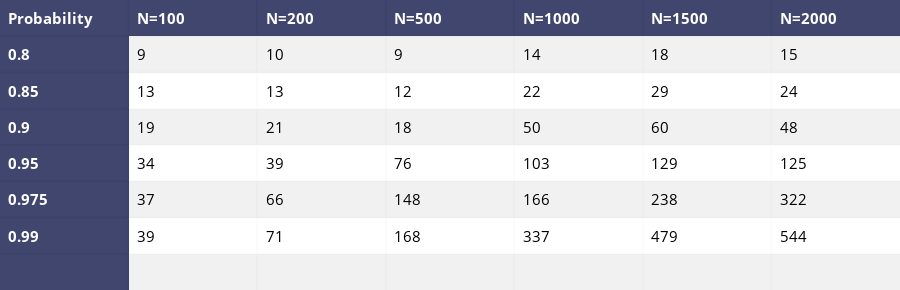

Notebook cell for this chart:
### Code cell
data_matrix = [['Probability', 'N=100','N=200','N=500','N=1000','N=1500','N=2000'],
               ['0.8']+list1ba,
               ['0.85']+list2ba,
               ['0.9']+list3ba,
               ['0.95']+list4ba,
               ['0.975']+list5ba,
               ['0.99']+list6ba,
               ['','','','','','','']
               ]

table = ff.create_table(data_matrix,index=True, index_title='Date')
for i in range(len(table.layout.annotations)):
    table.layout.annotations[i].font.size = 15
iplot(table, filename='simple_table')

### Figure 1 — Plotly figure (JSON) as saved in the notebook; plotly's stock layout.template omitted (floating-point values rounded to 4 significant figures)
{"data": [{"colorscale": [[0, "#00083e"], [0.5, "#ededee"], [1, "#ffffff"]], "hoverinfo": "none", "opacity": 0.75, "showscale": false, "type": "heatmap", "z": [[0, 0, 0, 0, 0, 0, 0], [0, 0.5, 0.5, 0.5, 0.5, 0.5, 0.5], [0, 1, 1, 1, 1, 1, 1], [0, 0.5, 0.5, 0.5, 0.5, 0.5, 0.5], [0, 1, 1, 1, 1, 1, 1], [0, 0.5, 0.5, 0.5, 0.5, 0.5, 0.5], [0, 1, 1, 1, 1, 1, 1], [0, 0.5, 0.5, 0.5, 0.5, 0.5, 0.5]]}], "layout": {"annotations": [{"align": "left", "font": {"color": "#ffffff", "size": 15}, "showarrow": false, "text": "<b>Probability</b>", "x": -0.45, "xanchor": "left", "xref": "x1", "y": 0, "yref": "y1"}, {"align": "left", "font": {"color": "#ffffff", "size": 15}, "showarrow": false, "text": "<b>N=100</b>", "x": 0.55, "xanchor": "left", "xref": "x1", "y": 0, "yref": "y1"}, {"align": "left", "font": {"color": "#ffffff", "size": 15}, "showarrow": false, "text": "<b>N=200</b>", "x": 1.55, "xanchor": "left", "xref": "x1", "y": 0, "yref": "y1"}, {"align": "left", "font": {"color": "#ffffff", "size": 15}, "showarrow": false, "text": "<b>N=500</b>", "x": 2.55, "xanchor": "left", "xref": "x1", "y": 0, "yref": "y1"}, {"align": "left", "font": {"color": "#ffffff", "size": 15}, "showarrow": false, "text": "<b>N=1000</b>", "x": 3.55, "xanchor": "left", "xref": "x1", "y": 0, "yref": "y1"}, {"align": "left", "font": {"color": "#ffffff", "size": 15}, "showarrow": false, "text": "<b>N=1500</b>", "x": 4.55, "xanchor": "left", "xref": "x1", "y": 0, "yref": "y1"}, {"align": "left", "font": {"color": "#ffffff", "size": 15}, "showarrow": false, "text": "<b>N=2000</b>", "x": 5.55, "xanchor": "left", "xref": "x1", "y": 0, "yref": "y1"}, {"align": "left", "font": {"color": "#ffffff", "size": 15}, "showarrow": false, "text": "<b>0.8</b>", "x": -0.45, "xanchor": "left", "xref": "x1", "y": 1, "yref": "y1"}, {"align": "left", "font": {"color": "#000000", "size": 15}, "showarrow": false, "text": "9", "x": 0.55, "xanchor": "left", "xref": "x1", "y": 1, "yref": "y1"}, {"align": "left", "font": {"color": "#000000", "size": 15}, "showarrow": false, "text": "10", "x": 1.55, "xanchor": "left", "xref": "x1", "y": 1, "yref": "y1"}, {"align": "left", "font": {"color": "#000000", "size": 15}, "showarrow": false, "text": "9", "x": 2.55, "xanchor": "left", "xref": "x1", "y": 1, "yref": "y1"}, {"align": "left", "font": {"color": "#000000", "size": 15}, "showarrow": false, "text": "14", "x": 3.55, "xanchor": "left", "xref": "x1", "y": 1, "yref": "y1"}, {"align": "left", "font": {"color": "#000000", "size": 15}, "showarrow": false, "text": "18", "x": 4.55, "xanchor": "left", "xref": "x1", "y": 1, "yref": "y1"}, {"align": "left", "font": {"color": "#000000", "size": 15}, "showarrow": false, "text": "15", "x": 5.55, "xanchor": "left", "xref": "x1", "y": 1, "yref": "y1"}, {"align": "left", "font": {"color": "#ffffff", "size": 15}, "showarrow": false, "text": "<b>0.85</b>", "x": -0.45, "xanchor": "left", "xref": "x1", "y": 2, "yref": "y1"}, {"align": "left", "font": {"color": "#000000", "size": 15}, "showarrow": false, "text": "13", "x": 0.55, "xanchor": "left", "xref": "x1", "y": 2, "yref": "y1"}, {"align": "left", "font": {"color": "#000000", "size": 15}, "showarrow": false, "text": "13", "x": 1.55, "xanchor": "left", "xref": "x1", "y": 2, "yref": "y1"}, {"align": "left", "font": {"color": "#000000", "size": 15}, "showarrow": false, "text": "12", "x": 2.55, "xanchor": "left", "xref": "x1", "y": 2, "yref": "y1"}, {"align": "left", "font": {"color": "#000000", "size": 15}, "showarrow": false, "text": "22", "x": 3.55, "xanchor": "left", "xref": "x1", "y": 2, "yref": "y1"}, {"align": "left", "font": {"color": "#000000", "size": 15}, "showarrow": false, "text": "29", "x": 4.55, "xanchor": "left", "xref": "x1", "y": 2, "yref": "y1"}, {"align": "left", "font": {"color": "#000000", "size": 15}, "showarrow": false, "text": "24", "x": 5.55, "xanchor": "left", "xref": "x1", "y": 2, "yref": "y1"}, {"align": "left", "font": {"color": "#ffffff", "size": 15}, "showarrow": false, "text": "<b>0.9</b>", "x": -0.45, "xanchor": "left", "xref": "x1", "y": 3, "yref": "y1"}, {"align": "left", "font": {"color": "#000000", "size": 15}, "showarrow": false, "text": "19", "x": 0.55, "xanchor": "left", "xref": "x1", "y": 3, "yref": "y1"}, {"align": "left", "font": {"color": "#000000", "size": 15}, "showarrow": false, "text": "21", "x": 1.55, "xanchor": "left", "xref": "x1", "y": 3, "yref": "y1"}, {"align": "left", "font": {"color": "#000000", "size": 15}, "showarrow": false, "text": "18", "x": 2.55, "xanchor": "left", "xref": "x1", "y": 3, "yref": "y1"}, {"align": "left", "font": {"color": "#000000", "size": 15}, "showarrow": false, "text": "50", "x": 3.55, "xanchor": "left", "xref": "x1", "y": 3, "yref": "y1"}, {"align": "left", "font": {"color": "#000000", "size": 15}, "showarrow": false, "text": "60", "x": 4.55, "xanchor": "left", "xref": "x1", "y": 3, "yref": "y1"}, {"align": "left", "font": {"color": "#000000", "size": 15}, "showarrow": false, "text": "48", "x": 5.55, "xanchor": "left", "xref": "x1", "y": 3, "yref": "y1"}, {"align": "left", "font": {"color": "#ffffff", "size": 15}, "showarrow": false, "text": "<b>0.95</b>", "x": -0.45, "xanchor": "left", "xref": "x1", "y": 4, "yref": "y1"}, {"align": "left", "font": {"color": "#000000", "size": 15}, "showarrow": false, "text": "34", "x": 0.55, "xanchor": "left", "xref": "x1", "y": 4, "yref": "y1"}, {"align": "left", "font": {"color": "#000000", "size": 15}, "showarrow": false, "text": "39", "x": 1.55, "xanchor": "left", "xref": "x1", "y": 4, "yref": "y1"}, {"align": "left", "font": {"color": "#000000", "size": 15}, "showarrow": false, "text": "76", "x": 2.55, "xanchor": "left", "xref": "x1", "y": 4, "yref": "y1"}, {"align": "left", "font": {"color": "#000000", "size": 15}, "showarrow": false, "text": "103", "x": 3.55, "xanchor": "left", "xref": "x1", "y": 4, "yref": "y1"}, {"align": "left", "font": {"color": "#000000", "size": 15}, "showarrow": false, "text": "129", "x": 4.55, "xanchor": "left", "xref": "x1", "y": 4, "yref": "y1"}, {"align": "left", "font": {"color": "#000000", "size": 15}, "showarrow": false, "text": "125", "x": 5.55, "xanchor": "left", "xref": "x1", "y": 4, "yref": "y1"}, {"align": "left", "font": {"color": "#ffffff", "size": 15}, "showarrow": false, "text": "<b>0.975</b>", "x": -0.45, "xanchor": "left", "xref": "x1", "y": 5, "yref": "y1"}, {"align": "left", "font": {"color": "#000000", "size": 15}, "showarrow": false, "text": "37", "x": 0.55, "xanchor": "left", "xref": "x1", "y": 5, "yref": "y1"}, {"align": "left", "font": {"color": "#000000", "size": 15}, "showarrow": false, "text": "66", "x": 1.55, "xanchor": "left", "xref": "x1", "y": 5, "yref": "y1"}, {"align": "left", "font": {"color": "#000000", "size": 15}, "showarrow": false, "text": "148", "x": 2.55, "xanchor": "left", "xref": "x1", "y": 5, "yref": "y1"}, {"align": "left", "font": {"color": "#000000", "size": 15}, "showarrow": false, "text": "166", "x": 3.55, "xanchor": "left", "xref": "x1", "y": 5, "yref": "y1"}, {"align": "left", "font": {"color": "#000000", "size": 15}, "showarrow": false, "text": "238", "x": 4.55, "xanchor": "left", "xref": "x1", "y": 5, "yref": "y1"}, {"align": "left", "font": {"color": "#000000", "size": 15}, "showarrow": false, "text": "322", "x": 5.55, "xanchor": "left", "xref": "x1", "y": 5, "yref": "y1"}, {"align": "left", "font": {"color": "#ffffff", "size": 15}, "showarrow": false, "text": "<b>0.99</b>", "x": -0.45, "xanchor": "left", "xref": "x1", "y": 6, "yref": "y1"}, {"align": "left", "font": {"color": "#000000", "size": 15}, "showarrow": false, "text": "39", "x": 0.55, "xanchor": "left", "xref": "x1", "y": 6, "yref": "y1"}, {"align": "left", "font": {"color": "#000000", "size": 15}, "showarrow": false, "text": "71", "x": 1.55, "xanchor": "left", "xref": "x1", "y": 6, "yref": "y1"}, {"align": "left", "font": {"color": "#000000", "size": 15}, "showarrow": false, "text": "168", "x": 2.55, "xanchor": "left", "xref": "x1", "y": 6, "yref": "y1"}, {"align": "left", "font": {"color": "#000000", "size": 15}, "showarrow": false, "text": "337", "x": 3.55, "xanchor": "left", "xref": "x1", "y": 6, "yref": "y1"}, {"align": "left", "font": {"color": "#000000", "size": 15}, "showarrow": false, "text": "479", "x": 4.55, "xanchor": "left", "xref": "x1", "y": 6, "yref": "y1"}, {"align": "left", "font": {"color": "#000000", "size": 15}, "showarrow": false, "text": "544", "x": 5.55, "xanchor": "left", "xref": "x1", "y": 6, "yref": "y1"}, {"align": "left", "font": {"color": "#ffffff", "size": 15}, "showarrow": false, "text": "<b></b>", "x": -0.45, "xanchor": "left", "xref": "x1", "y": 7, "yref": "y1"}, {"align": "left", "font": {"color": "#000000", "size": 15}, "showarrow": false, "text": "", "x": 0.55, "xanchor": "left", "xref": "x1", "y": 7, "yref": "y1"}, {"align": "left", "font": {"color": "#000000", "size": 15}, "showarrow": false, "text": "", "x": 1.55, "xanchor": "left", "xref": "x1", "y": 7, "yref": "y1"}, {"align": "left", "font": {"color": "#000000", "size": 15}, "showarrow": false, "text": "", "x": 2.55, "xanchor": "left", "xref": "x1", "y": 7, "yref": "y1"}, {"align": "left", "font": {"color": "#000000", "size": 15}, "showarrow": false, "text": "", "x": 3.55, "xanchor": "left", "xref": "x1", "y": 7, "yref": "y1"}, {"align": "left", "font": {"color": "#000000", "size": 15}, "showarrow": false, "text": "", "x": 4.55, "xanchor": "left", "xref": "x1", "y": 7, "yref": "y1"}, {"align": "left", "font": {"color": "#000000", "size": 15}, "showarrow": false, "text": "", "x": 5.55, "xanchor": "left", "xref": "x1", "y": 7, "yref": "y1"}], "height": 290, "margin": {"b": 0, "l": 0, "r": 0, "t": 0}, "xaxis": {"dtick": 1, "gridwidth": 2, "showticklabels": false, "tick0": -0.5, "ticks": "", "zeroline": false}, "yaxis": {"autorange": "reversed", "dtick": 1, "gridwidth": 2, "showticklabels": false, "tick0": 0.5, "ticks": "", "zeroline": false}}}
